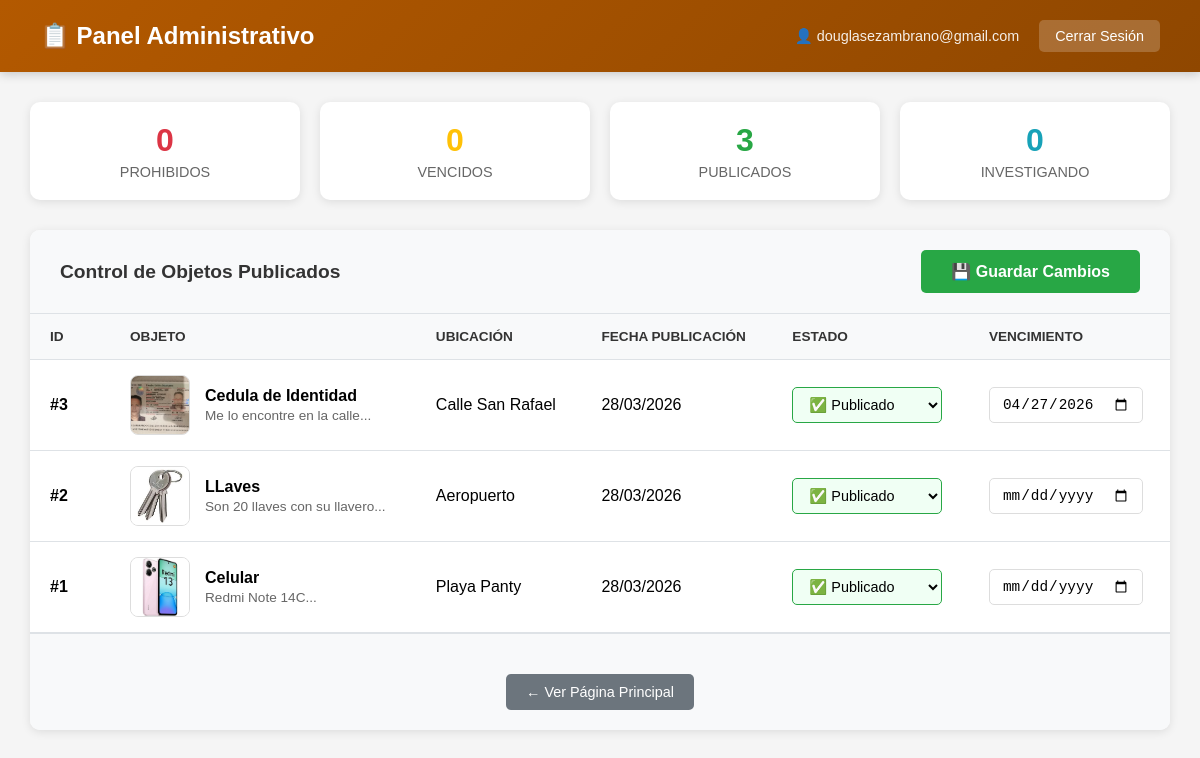
The page /admin.php (signed in) on the database its author committed.
### tables this page shows
CREATE TABLE `objetos` (
  `id` int(11) NOT NULL,
  `imagen` varchar(255) NOT NULL,
  `nombre` varchar(100) NOT NULL,
  `descripcion` text NOT NULL,
  `ubicacion` varchar(155) NOT NULL,
  `contacto_hallador` varchar(100) NOT NULL,
  `fecha_registro` timestamp NOT NULL DEFAULT current_timestamp(),
  `estado` enum('prohibido','vencido','publicado','investigando') DEFAULT 'publicado',
  `fecha_vencimiento` date DEFAULT NULL,
  `fecha_creacion` timestamp NOT NULL DEFAULT current_timestamp()
);

### admin.php (the view, shortened to what this page needs)
<?php
$conn = new mysqli("localhost", "root", "", "san_antonio");
$res = $conn->query("SELECT * FROM objetos ORDER BY id DESC");
$objetos = [];
while($row = $res->fetch_assoc()) {
    $objetos[] = $row;
}
$conteo = ['prohibido' => 0, 'vencido' => 0, 'publicado' => 0, 'investigando' => 0];
foreach ($objetos as $obj) {
    if (isset($conteo[$obj['estado']])) {
        $conteo[$obj['estado']]++;
    }
}
?>
<!DOCTYPE html>
<html lang="es">
<head>
</head>
<body>
    <div class="header">
        <h1>📋 Panel Administrativo</h1>
        <div class="header-info">
            <span>👤 <?php echo htmlspecialchars($_SESSION['admin_email']); ?></span>
            <a href="logout.php" class="btn-logout">Cerrar Sesión</a>
        </div>
    </div>
    <div class="container">
        <div class="stats">
            <div class="stat-card prohibido">
                <h3><?php echo $conteo['prohibido']; ?></h3>
                <p>Prohibidos</p>
            </div>
            <div class="stat-card vencido">
                <h3><?php echo $conteo['vencido']; ?></h3>
                <p>Vencidos</p>
            </div>
            <div class="stat-card publicado">
                <h3><?php echo $conteo['publicado']; ?></h3>
                <p>Publicados</p>
            </div>
            <div class="stat-card investigando">
                <h3><?php echo $conteo['investigando']; ?></h3>
                <p>Investigando</p>
            </div>
        </div>
        <form method="POST" action="" class="form-section">
            <div class="form-header">
                <h2>Control de Objetos Publicados</h2>
                <button type="submit" name="guardar_cambios" class="btn-guardar">💾 Guardar Cambios</button>
            </div>
            <?php if (empty($objetos)): ?>
                <div class="no-objetos">
                    <p>No hay objetos registrados en el sistema.</p>
                    <a href="index.php" class="btn-volver-index">← Volver al Inicio</a>
                </div>
            <?php else: ?>
                <table>
                    <thead>
                        <tr>
                            <th style="width: 80px;">ID</th>
                            <th>Objeto</th>
                            <th>Ubicación</th>
                            <th>Fecha Publicación</th>
                            <th>Estado</th>
                            <th>Vencimiento</th>
                        </tr>
                    </thead>
                    <tbody>
                        <?php foreach ($objetos as $obj): ?>
                            <tr>
                                <td><strong>#<?php echo $obj['id']; ?></strong></td>
                                <td>
                                    <div class="objeto-info">
                                        <img src="uploads/<?php echo $obj['imagen']; ?>" alt="Objeto">
                                        <div class="detalles">
                                            <h4><?php echo htmlspecialchars($obj['nombre']); ?></h4>
                                            <p><?php echo htmlspecialchars(substr($obj['descripcion'], 0, 50)); ?>...</p>
                                        </div>
                                    </div>
                                </td>
                                <td><?php echo htmlspecialchars($obj['ubicacion']); ?></td>
                                <td><?php echo date('d/m/Y', strtotime($obj['fecha_creacion'])); ?></td>
                                <td>
                                    <select name="objetos[<?php echo $obj['id']; ?>][estado]" class="estado-select <?php echo $obj['estado']; ?>">
                                        <option value="publicado" <?php echo $obj['estado'] === 'publicado' ? 'selected' : ''; ?>>✅ Publicado</option>
                                    </select>
                                </td>
                                <td>
                                    <input type="date"
                                           name="objetos[<?php echo $obj['id']; ?>][fecha_vencimiento]"
                                           class="fecha-input"
                                           value="<?php echo $obj['fecha_vencimiento'] ? htmlspecialchars($obj['fecha_vencimiento']) : ''; ?>">
                                </td>
                            </tr>
                        <?php endforeach; ?>
                    </tbody>
                </table>
            <?php endif; ?>
            <div style="padding: 20px 30px; background: #f8f9fa; border-top: 1px solid #dee2e6; text-align: center;">
                <a href="index.php" class="btn-volver-index">← Ver Página Principal</a>
            </div>
        </form>
    </div>
</body>
</html>

### admin.php (style rules this page uses)
* { margin: 0; padding: 0; box-sizing: border-box; }
body { font-family: 'Arial', sans-serif; background: #f5f5f5; }
.header { background: linear-gradient(135deg, #b35900, #8f4700); color: white; padding: 20px 40px; display: flex; justify-content: space-between; align-items: center; box-shadow: 0 2px 10px rgba(0,0,0,0.2); }
.header h1 { font-size: 1.5rem; }
.header-info { display: flex; align-items: center; gap: 20px; }
.header-info span { font-size: 0.9rem; opacity: 0.9; }
.btn-logout { background: rgba(255,255,255,0.2); color: white; padding: 8px 16px; border-radius: 5px; text-decoration: none; font-size: 0.9rem; transition: background 0.3s; }
.container { max-width: 1400px; margin: 0 auto; padding: 30px; }
.stats { display: grid; grid-template-columns: repeat(auto-fit, minmax(200px, 1fr)); gap: 20px; margin-bottom: 30px; }
.stat-card { background: white; padding: 20px; border-radius: 10px; box-shadow: 0 2px 10px rgba(0,0,0,0.1); text-align: center; }
.stat-card h3 { font-size: 2rem; margin-bottom: 5px; }
.stat-card p { color: #666; font-size: 0.9rem; text-transform: uppercase; }
.stat-card.prohibido h3 { color: #dc3545; }
.stat-card.vencido h3 { color: #ffc107; }
.stat-card.publicado h3 { color: #28a745; }
.stat-card.investigando h3 { color: #17a2b8; }
.form-section { background: white; border-radius: 10px; box-shadow: 0 2px 10px rgba(0,0,0,0.1); overflow: hidden; }
.form-header { background: #f8f9fa; padding: 20px 30px; border-bottom: 1px solid #dee2e6; display: flex; justify-content: space-between; align-items: center; }
.form-header h2 { font-size: 1.2rem; color: #333; }
.btn-guardar { background: #28a745; color: white; padding: 12px 30px; border: none; border-radius: 5px; font-size: 1rem; font-weight: bold; cursor: pointer; transition: background 0.3s; }
table { width: 100%; border-collapse: collapse; }
th, td { padding: 15px 20px; text-align: left; border-bottom: 1px solid #dee2e6; }
th { background: #f8f9fa; font-weight: 600; color: #333; font-size: 0.85rem; text-transform: uppercase; }
.objeto-info { display: flex; align-items: center; gap: 15px; }
.objeto-info img { width: 60px; height: 60px; object-fit: cover; border-radius: 8px; border: 1px solid #ddd; }
.objeto-info .detalles h4 { font-size: 1rem; margin-bottom: 3px; }
.objeto-info .detalles p { font-size: 0.85rem; color: #666; }
.estado-select { padding: 8px 12px; border: 1px solid #ddd; border-radius: 5px; font-size: 0.9rem; cursor: pointer; }
.estado-select.publicado { border-color: #28a745; background: #f0fff4; }
.fecha-input { padding: 8px 12px; border: 1px solid #ddd; border-radius: 5px; font-size: 0.9rem; }
.btn-volver-index { display: inline-block; margin-top: 20px; padding: 10px 20px; background: #6c757d; color: white; text-decoration: none; border-radius: 5px; font-size: 0.9rem; transition: background 0.3s; }

### rows shown on the page
objetos: id "3", imagen (picture), nombre "Cedula de Identidad", descripcion "Me lo encontre en la calle", ubicacion "Calle San Rafael", fecha_creacion "28/03/2026", estado+id "✅ Publicado", fecha_vencimiento "04/27/2026"
objetos: id "2", imagen (picture), nombre "LLaves", descripcion "Son 20 llaves con su llavero", ubicacion "Aeropuerto", fecha_creacion "28/03/2026", estado+id "✅ Publicado"
objetos: id "1", imagen (picture), nombre "Celular", descripcion "Redmi Note 14C", ubicacion "Playa Panty", fecha_creacion "28/03/2026", estado+id "✅ Publicado"

### other values the page prints
$_SESSION['admin_email'] "douglasezambrano@gmail.com"
$conteo['prohibido'] "0"
$conteo['vencido'] "0"
$conteo['publicado'] "3"
$conteo['investigando'] "0"
